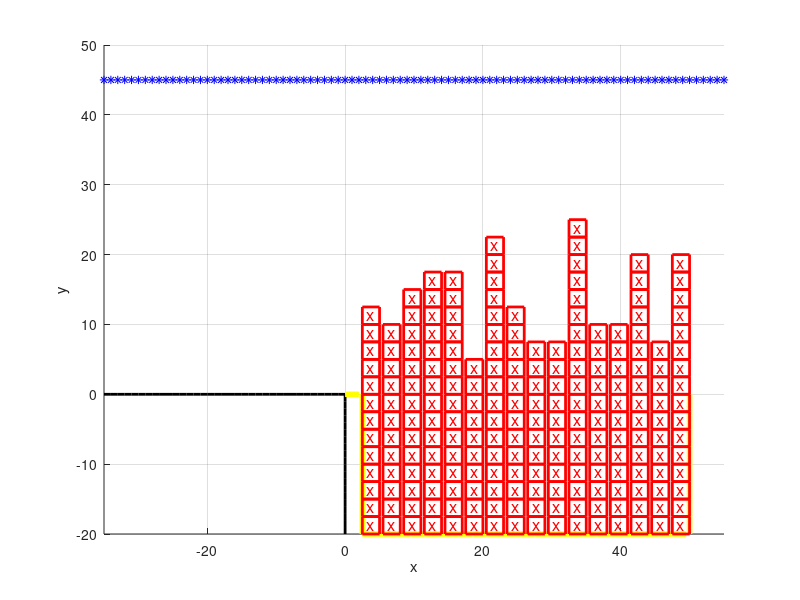

Write MATLAB code to recreate this figure.
function contenedor_posiciones = generar_obstaculos()
    % Inicializar la figura
    figure;
    hold on;
    xlabel('x');
    ylabel('y');
    grid on;
    axis([-35, 55, -20, 50]);

    % Izaje
    hc_izaje = 2.5;
    x_izaje = -35:55;
    yt0 = ones(size(x_izaje)) * 45;
    plot(x_izaje, yt0, '*b');

    % Muelle
    % Línea horizontal
    x_muelle_h = -35:0;
    y_muelle_h = zeros(size(x_muelle_h));
    plot(x_muelle_h, y_muelle_h, 'k', 'LineWidth', 2);

    % Línea vertical
    y_muelle_v = -20:0;
    x_muelle_v = zeros(size(y_muelle_v));
    plot(x_muelle_v, y_muelle_v, 'k', 'LineWidth', 2);

    % Barco
    % Horizontal abajo
    x_barco_h_a = 2.5:50;
    y_barco_h_a = ones(size(x_barco_h_a)) * -20;
    plot(x_barco_h_a, y_barco_h_a, 'y', 'LineWidth', 4);

    % Horizontal izquierda
    x_barco_h_i = 0:2.5;
    y_barco_h_i = zeros(size(x_barco_h_i));
    plot(x_barco_h_i, y_barco_h_i, 'y', 'LineWidth', 4);

    % Vertical izquierda
    y_barco_v = -20:0;
    x_barco_v_i = ones(size(y_muelle_v)) * 2.5;
    plot(x_barco_v_i, y_barco_v, 'y', 'LineWidth', 4);

    % Vertical derecha
    x_barco_v_d = ones(size(y_muelle_v)) * 50;
    plot(x_barco_v_d, y_barco_v, 'y', 'LineWidth', 4);

    % Contenedores dentro del barco
    num_filas = 16;
    num_contenedores_min = 10;
    num_contenedores_max = 18;

    % Dibujo de todos los contenedores y perfil de seguridad
    for fila = 1:num_filas
        % Dibujo de todos los contenedores en la fila actual
        num_contenedores_fila = randi([num_contenedores_min, num_contenedores_max]);
        posiciones_fila = zeros(num_contenedores_fila, 2);

        for i = 1:num_contenedores_fila
            pos_x = 2.5 + (fila - 1) * 3;
            pos_y = -20 + (i - 1) * 2.5;

            % Dibuja el contenedor
            rectangle('Position', [pos_x, pos_y, 2.5, 2.5], 'EdgeColor', 'r', 'LineWidth', 2);

            % Almacena la posición del contenedor
            posiciones_fila(i, :) = [pos_x, pos_y];

            % Etiqueta 'x' en el centro del contenedor
            x_center = pos_x + 1.25;
            y_center = pos_y + 1.25;
            text(x_center, y_center, 'x', 'Color', 'r', 'FontSize', 12, 'HorizontalAlignment', 'center', 'VerticalAlignment', 'middle');
        end

        % Almacena las posiciones de la fila
        contenedor_posiciones{fila} = posiciones_fila;
    end
end